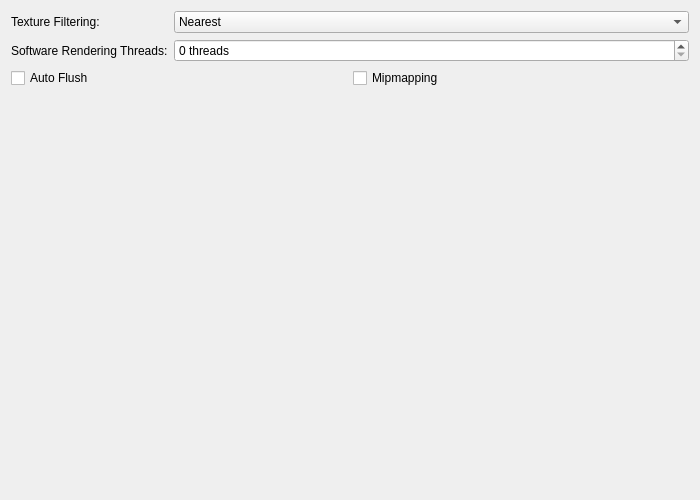
<?xml version="1.0" encoding="UTF-8"?>
<ui version="4.0">
 <class>GraphicsSoftwareRenderingSettingsTab</class>
 <widget class="QWidget" name="GraphicsSoftwareRenderingSettingsTab">
  <property name="geometry">
   <rect>
    <x>0</x>
    <y>0</y>
    <width>700</width>
    <height>500</height>
   </rect>
  </property>
  <property name="windowTitle">
   <string/>
  </property>
  <layout class="QGridLayout" name="gridLayout" columnstretch="0,1">
   <item row="1" column="0">
    <widget class="QLabel" name="extraSWThreadsLabel">
     <property name="text">
      <string>Software Rendering Threads:</string>
     </property>
    </widget>
   </item>
   <item row="0" column="0">
    <widget class="QLabel" name="swTextureFilteringLabel">
     <property name="text">
      <string>Texture Filtering:</string>
     </property>
    </widget>
   </item>
   <item row="2" column="0" colspan="2">
    <layout class="QGridLayout" name="swRenderingLayout">
     <item row="0" column="1">
      <widget class="QCheckBox" name="swMipmap">
       <property name="text">
        <string>Mipmapping</string>
       </property>
      </widget>
     </item>
     <item row="0" column="0">
      <widget class="QCheckBox" name="swAutoFlush">
       <property name="text">
        <string>Auto Flush</string>
       </property>
      </widget>
     </item>
    </layout>
   </item>
   <item row="0" column="1">
    <widget class="QComboBox" name="swTextureFiltering">
     <property name="enabled">
      <bool>true</bool>
     </property>
     <property name="layoutDirection">
      <enum>Qt::LeftToRight</enum>
     </property>
     <item>
      <property name="text">
       <string>Nearest</string>
      </property>
     </item>
     <item>
      <property name="text">
       <string>Bilinear (Forced)</string>
      </property>
     </item>
     <item>
      <property name="text">
       <string>Bilinear (PS2)</string>
      </property>
     </item>
     <item>
      <property name="text">
       <string>Bilinear (Forced excluding sprite)</string>
      </property>
     </item>
    </widget>
   </item>
   <item row="1" column="1">
    <widget class="QSpinBox" name="extraSWThreads">
     <property name="suffix">
      <string> threads</string>
     </property>
    </widget>
   </item>
   <item row="3" column="0">
    <spacer name="verticalSpacer">
     <property name="orientation">
      <enum>Qt::Vertical</enum>
     </property>
     <property name="sizeHint" stdset="0">
      <size>
       <width>20</width>
       <height>0</height>
      </size>
     </property>
    </spacer>
   </item>
  </layout>
 </widget>
 <resources/>
 <connections/>
</ui>
